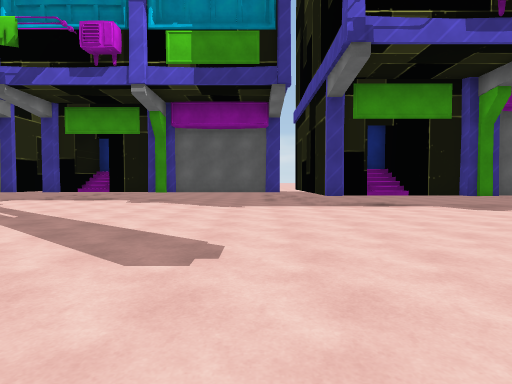
view 1 (above)

22 first-person views from a walk through a Unity game level. The camera is 1.3 m above the floor, tilts 2° down and sees 80° across. Doors are open. The floor is counted in squares, 2 m on a side. Each view is taken from the middle of a square. On the plan, view 1 faces up. The plan holds only what a view shows up to about 10 squares ahead; the rest is blank. The place goes on beyond the plan. Some animated figures are not drawn. Some surface patterns are stand-ins.

view 2
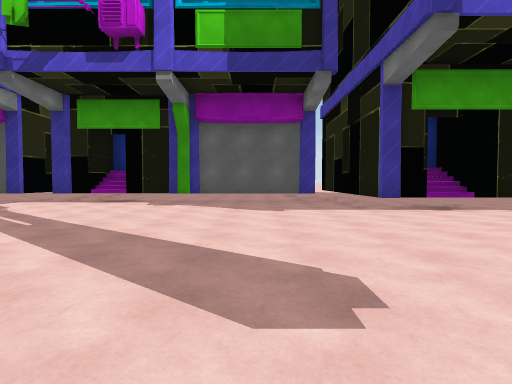

view 3
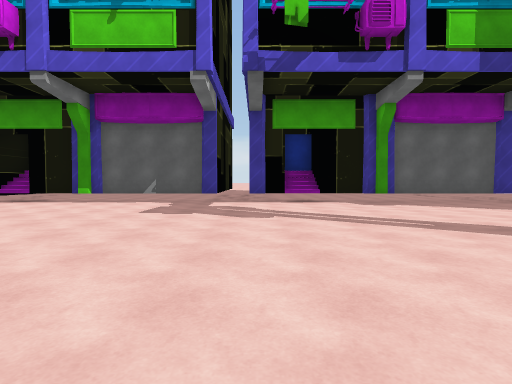

view 4
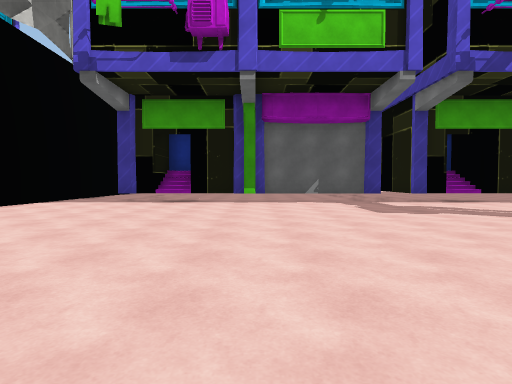

view 5
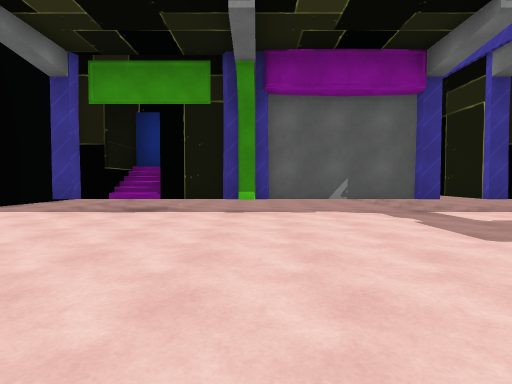

view 6
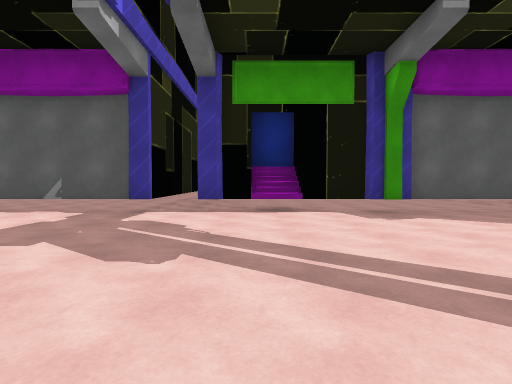

view 7
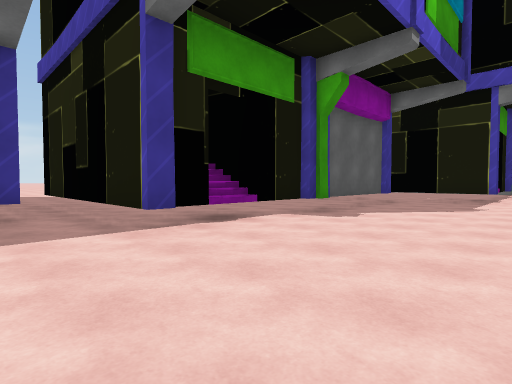

view 8
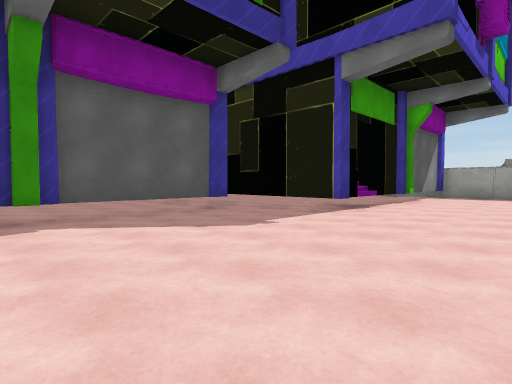

view 9
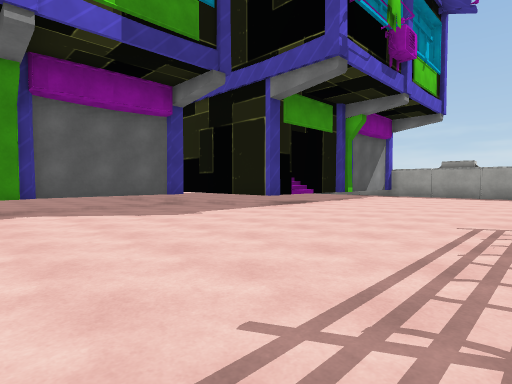

view 10
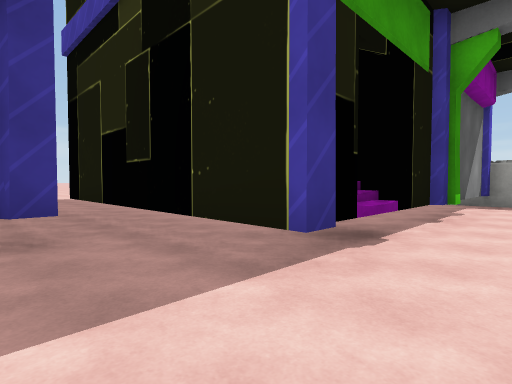

view 11
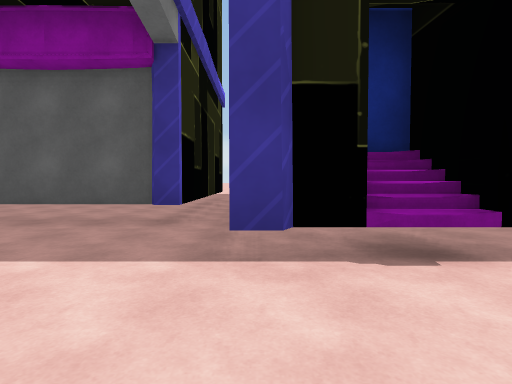

view 12
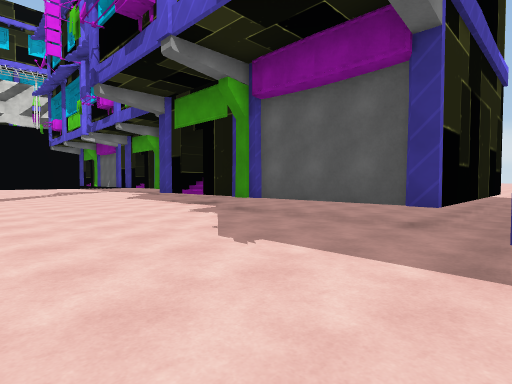

view 13
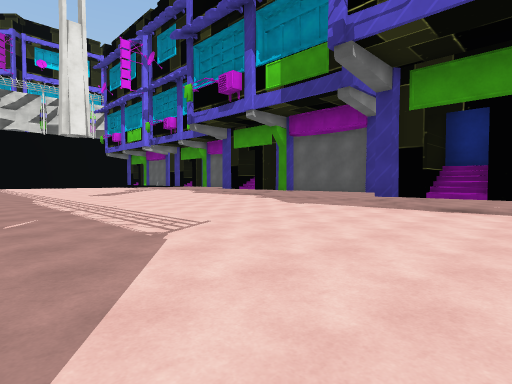

view 14
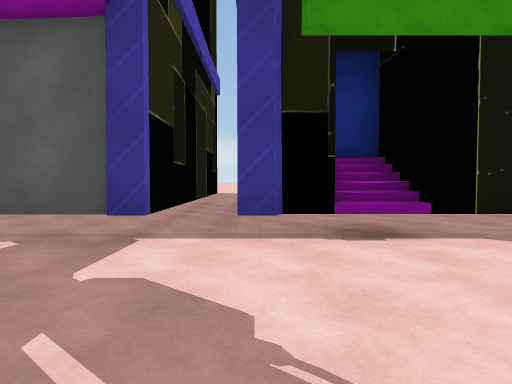

view 15
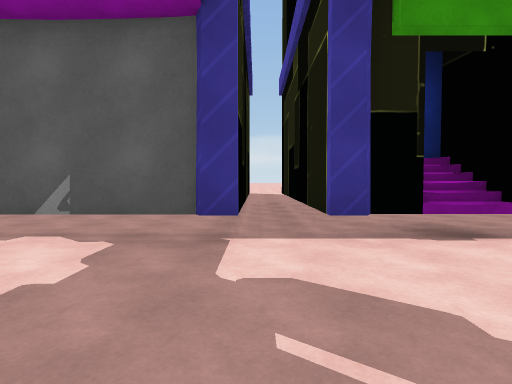

view 16
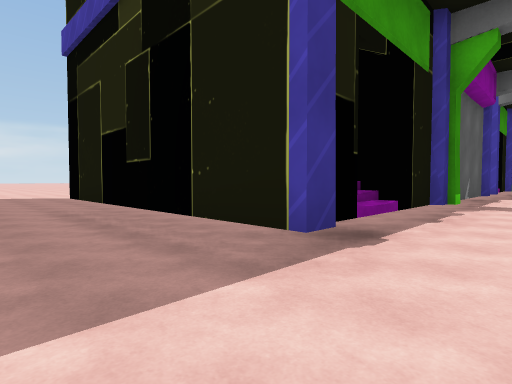

view 17
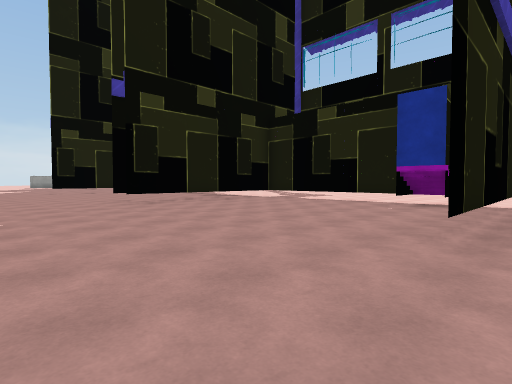

view 18
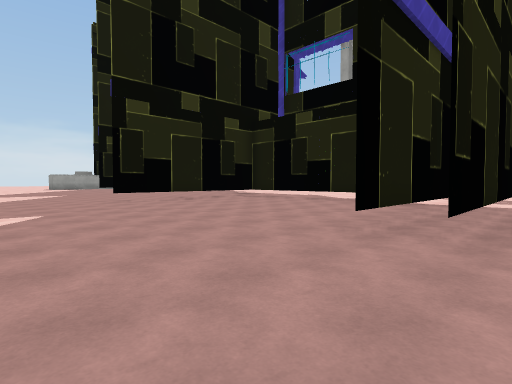

view 19
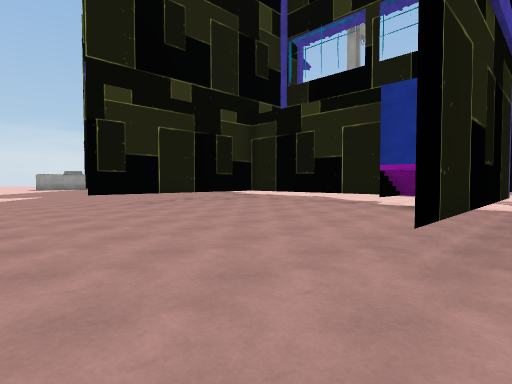

view 20
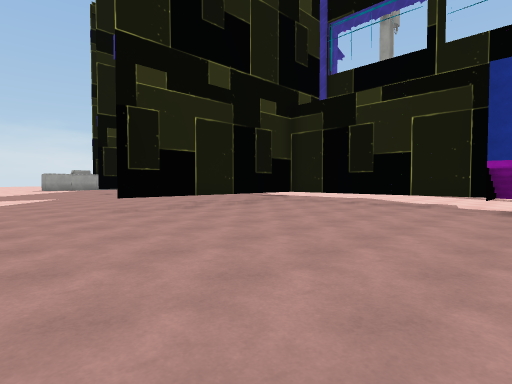

view 21
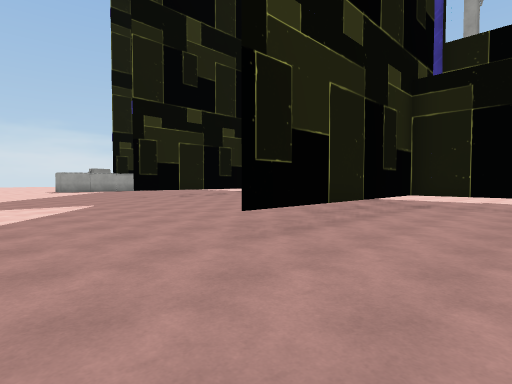

view 22
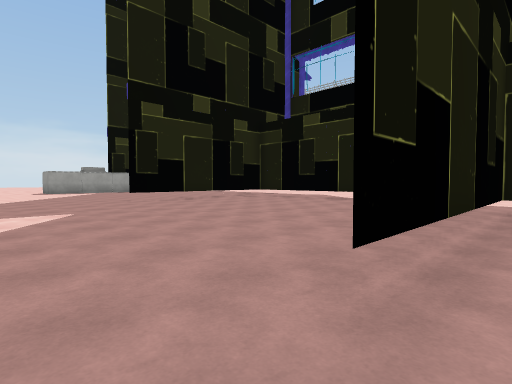

### Floor plan
Key: @ floor where view 1 was taken; # wall or solid block; x gap in a wall; . floor; ^ raised ledge; T thing the floor can be seen under or through.
Columns run from 18 left of view 1 to 14 right of it. Each row starts with its distance up from view 1.
 21  ..
 20  ......  ......
 19  ......................
 18  .............................
 17  ..............................
 16  .#.......##.......T...........
 15  .#.......##.......T...........
 14 ..#.......##.......T...........
 13 ..#.......##.......TT....... ..
 12 ..#xT..... #xT..... T.......T..
 11 ..#^T.....T#^T.....  .......TT..
 10 ....TTTTTTTT. TTTTTT ....... T..
  9 ....................TxT.....  ..
  8 ....................T^TTTTTTTT..
  7  ............................TxT.
  6   ...........................T^T.
  5   .............................TT
  4    ..............................
  3     .......... ..................
  2      ...  ...   .................
  1       .    .     ................
  0                   @ .............
 -1                     .............
 -2                            ......

Positions as (right, up) in squares from view 1, and headings:
1: (0, 0), facing up
2: (-1, 1), facing up
3: (-7, 1), facing up
4: (-12, 1), facing up
5: (-12, 4), facing up
6: (-6, 4), facing up
7: (0, 4), facing up-right
8: (5, 2), facing up-right
9: (5, 0), facing up-right
10: (9, 4), facing up-right
11: (11, 3), facing up
12: (11, 3), facing up-left
13: (14, -2), facing up-left
14: (-7, 7), facing up
15: (-8, 7), facing up
16: (-18, 9), facing up-right
17: (-17, 20), facing down-right
18: (-9, 20), facing down-right
19: (-8, 19), facing down-right
20: (-6, 19), facing down-right
21: (-2, 19), facing down-right
22: (0, 18), facing down-right
